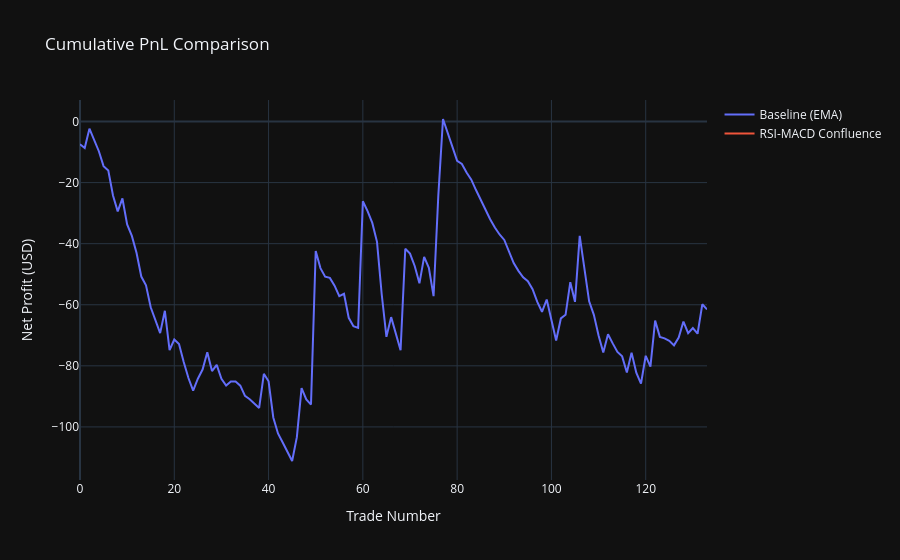

Here is the notebook cell this chart was saved with:
### Code cell
# Equity Curve Comparison
pnl_base = np.cumsum([t.pnl for t in baseline_trades]) if baseline_trades else [0]
pnl_conf = np.cumsum([t.pnl for t in confluence_trades]) if confluence_trades else [0]

fig = go.Figure()
fig.add_trace(go.Scatter(y=pnl_base, name="Baseline (EMA)", mode="lines"))
fig.add_trace(go.Scatter(y=pnl_conf, name="RSI-MACD Confluence", mode="lines"))
fig.update_layout(title="Cumulative PnL Comparison", xaxis_title="Trade Number", yaxis_title="Net Profit (USD)")
fig.show()

### Figure 1 — Plotly figure (JSON) as saved in the notebook; plotly's stock layout.template omitted (floating-point values rounded to 4 significant figures; data arrays with more than 128 entries replaced by an {"elided": "..."} marker saying what was removed)
{"data": [{"mode": "lines", "name": "Baseline (EMA)", "type": "scatter", "y": {"elided": "134 float values"}}, {"mode": "lines", "name": "RSI-MACD Confluence", "type": "scatter", "y": [-4.247]}], "layout": {"title": {"text": "Cumulative PnL Comparison"}, "xaxis": {"title": {"text": "Trade Number"}}, "yaxis": {"title": {"text": "Net Profit (USD)"}}}}
